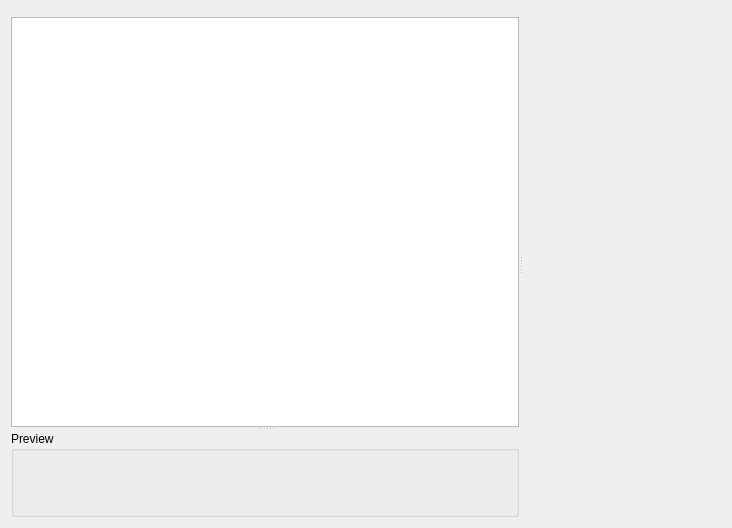
<?xml version="1.0" encoding="UTF-8"?>
<ui version="4.0">
 <class>GammaRay::WidgetInspector</class>
 <widget class="QWidget" name="GammaRay::WidgetInspector">
  <property name="geometry">
   <rect>
    <x>0</x>
    <y>0</y>
    <width>732</width>
    <height>528</height>
   </rect>
  </property>
  <layout class="QGridLayout" name="gridLayout_2">
   <item row="0" column="0">
    <widget class="QSplitter" name="splitter_2">
     <property name="orientation">
      <enum>Qt::Horizontal</enum>
     </property>
     <widget class="QSplitter" name="splitter">
      <property name="orientation">
       <enum>Qt::Vertical</enum>
      </property>
      <widget class="QWidget" name="layoutWidget">
       <layout class="QVBoxLayout" name="verticalLayout">
        <item>
         <widget class="KFilterProxySearchLine" name="widgetSearchLine"/>
        </item>
        <item>
         <widget class="QTreeView" name="widgetTreeView"/>
        </item>
       </layout>
      </widget>
      <widget class="QGroupBox" name="groupBox">
       <property name="title">
        <string>Preview</string>
       </property>
       <layout class="QGridLayout" name="gridLayout">
        <item row="0" column="0">
         <widget class="GammaRay::WidgetPreviewWidget" name="widgetPreviewWidget" native="true"/>
        </item>
       </layout>
      </widget>
     </widget>
     <widget class="GammaRay::PropertyWidget" name="widgetPropertyWidget" native="true"/>
    </widget>
   </item>
  </layout>
  <action name="actionSaveAsImage">
   <property name="text">
    <string>Save as &amp;Image...</string>
   </property>
   <property name="toolTip">
    <string>Save currently selected widget as image.</string>
   </property>
  </action>
  <action name="actionSaveAsSvg">
   <property name="text">
    <string>Save as &amp;SVG...</string>
   </property>
   <property name="toolTip">
    <string>Renders the currently selected image as SVG vector graphic.</string>
   </property>
  </action>
  <action name="actionSaveAsPdf">
   <property name="text">
    <string>Save as &amp;PDF...</string>
   </property>
   <property name="toolTip">
    <string>Renders the currently selected widget in to a PDF file.</string>
   </property>
  </action>
  <action name="actionSaveAsUiFile">
   <property name="text">
    <string>Save as &amp;UI file...</string>
   </property>
   <property name="toolTip">
    <string>Saves the currently selected widget as a Qt designer UI file.</string>
   </property>
  </action>
  <action name="actionAnalyzePainting">
   <property name="text">
    <string>&amp;Analyze Painting...</string>
   </property>
  </action>
 </widget>
 <customwidgets>
  <customwidget>
   <class>KFilterProxySearchLine</class>
   <extends>QWidget</extends>
   <header>kde/kfilterproxysearchline.h</header>
  </customwidget>
  <customwidget>
   <class>GammaRay::PropertyWidget</class>
   <extends>QWidget</extends>
   <header>propertywidget.h</header>
   <container>1</container>
  </customwidget>
  <customwidget>
   <class>GammaRay::WidgetPreviewWidget</class>
   <extends>QWidget</extends>
   <header>widgetpreviewwidget.h</header>
   <container>1</container>
  </customwidget>
 </customwidgets>
 <resources/>
 <connections/>
</ui>
